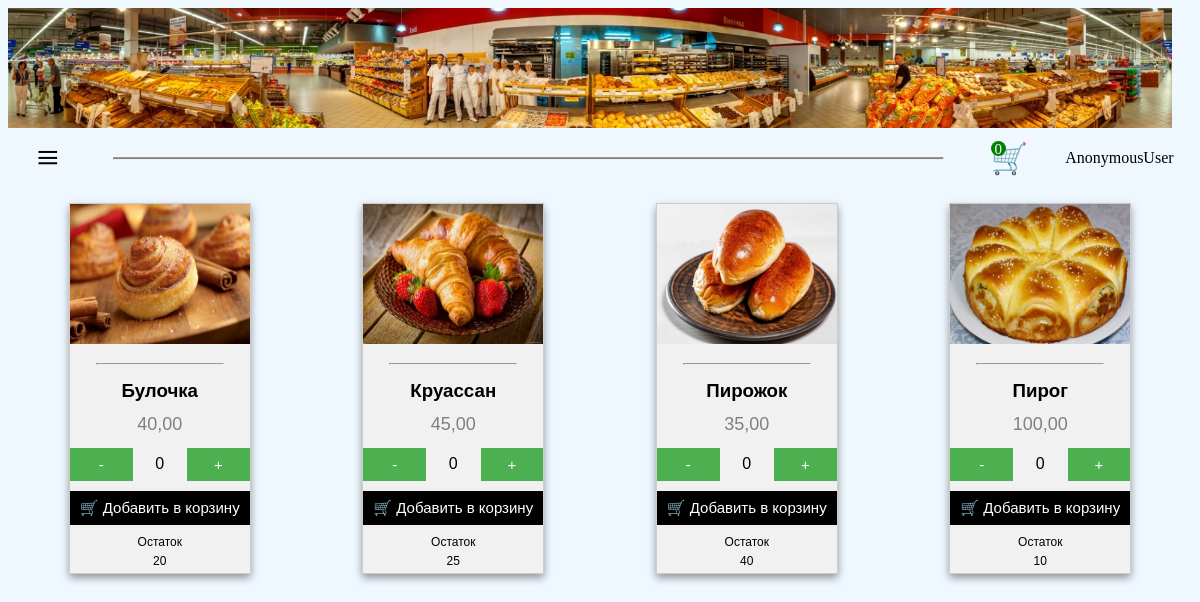
The app's page /products/Выпечка/ with its own data.
### shop/models.py (models this page shows, shortened)
class Product(models.Model):
    name = models.CharField(max_length=255)
    description = models.TextField()
    price = models.DecimalField(max_digits=10, decimal_places=2)
    image = models.ImageField(upload_to="shop/media/products")
    created_at = models.DateTimeField(auto_now_add=True)
    updated_at = models.DateTimeField(auto_now=True)
    category = models.ForeignKey(
        Category,
        on_delete=models.SET_NULL,
        null=True,
        blank=True,
        related_name="product_set",
    )
    discount = models.DecimalField(
        max_digits=5, decimal_places=2, null=True, blank=True
    )
    is_active = models.BooleanField(default=True)
    stock_quantity = models.PositiveIntegerField(default=0)
    attributes = models.JSONField(blank=True, null=True)
    def __str__(self):
        return self.name

### shop/views.py (the view)
def product_in_category(request, category_name):
    products = get_products_in_category(category_name)
    return render(
        request,
        "product_in_category.html",
        {"products": products},
    )

### shop/cont_processor/count_bascket.py (called while the page is built)
def count_products_in_bascket(request):
    try:
        cart = Cart.objects.get(user=request.user)
        count = cart.items.count()
        print(count)
        return {"count": count}
    except Exception as e:
        print(e)
        return {"count": 0}

### shop/process_db/processor_db.py (called while the page is built)
def get_products_in_category(category_name):
    category = get_object_or_404(Category, name=category_name)
    return Product.objects.filter(category=category)

### shop/templates/product_in_category.html (shortened to what this page needs)
{% extends 'main.html' %}
{% block content %}
  <div class="conteiner">
    {% for product in products %}
      <div class="card">
        {% if product.image %}
          <img src="{{ product.image.url }}" alt="Товар" style="width: 180px; height: 140px;" />
        {% else %}
          <img src="/static/zagluschka.jpg " style="width: 180px; height: 140px;" />
        {% endif %}
        <hr />
        <h3>{{ product }}</h3>
        <p class="price">{{ product.price }}</p>
        <div class="quantity">
          <button class="minus-btn">-</button>
          <div class="quantity-input">0</div>
          <button class="plus-btn">+</button>
        </div>
        <button class="add-to-cart-btn" data-product-id="{{ product.id }}">&#x1F6D2; Добавить в корзину</button>
        <div class="cart-footer">Остаток</div>
        <div class="cart-footer" id="{{ product.id }}">{{ product.stock_quantity }}</div>
      </div>
    {% endfor %}
  </div>
{% endblock %}

### shop/templates/product_in_category.html (style rules this page uses)
.cart-footer { padding-bottom: 5px; font-size: 12px; }
.add-to-cart-btn { margin-top: 10px; background-color: black; margin-bottom: 10px; }
.card { border: 1px solid #ccc; width: 180px; margin: 10px; display: inline-block; }
.quantity { display: flex; align-items: center; }
.quantity-input { padding: 8px; width: 100px; text-align: center; margin: 0 5px; }
.plus-btn, .minus-btn { background-color: #4caf50; color: white; border: none; cursor: pointer; padding: 5px 10px; font-size: 16px; }
.card h3 { margin: 0.5vw; }
.card p { margin: 1vw; }
hr { width: 70%; margin: 15px auto; }
.conteiner { display: flex; flex-wrap: wrap; justify-content: space-around; }
.card { word-wrap: break-word; box-shadow: 0 4px 8px 0 rgba(0, 0, 0, 0.4); max-width: 200px; margin: 10px auto; text-align: center; font-family: arial; background-color: #f1f1f1; }
.price { color: grey; font-size: 18px; }
.card button { border: none; outline: 0; padding: 8px; color: white; text-align: center; cursor: pointer; width: 100%; font-size: 15px; }

### shop/templates/main.html (style rules this page uses)
body { background-color: aliceblue !important; }

### records on screen
Product: image (picture), name "Булочка", price "40,00", stock_quantity "20"
Product: image (picture), name "Круассан", price "45,00", stock_quantity "25"
Product: image (picture), name "Пирожок", price "35,00", stock_quantity "40"
Product: image (picture), name "Пирог", price "100,00", stock_quantity "10"

### other values on screen
{{ request.user }} "AnonymousUser"
